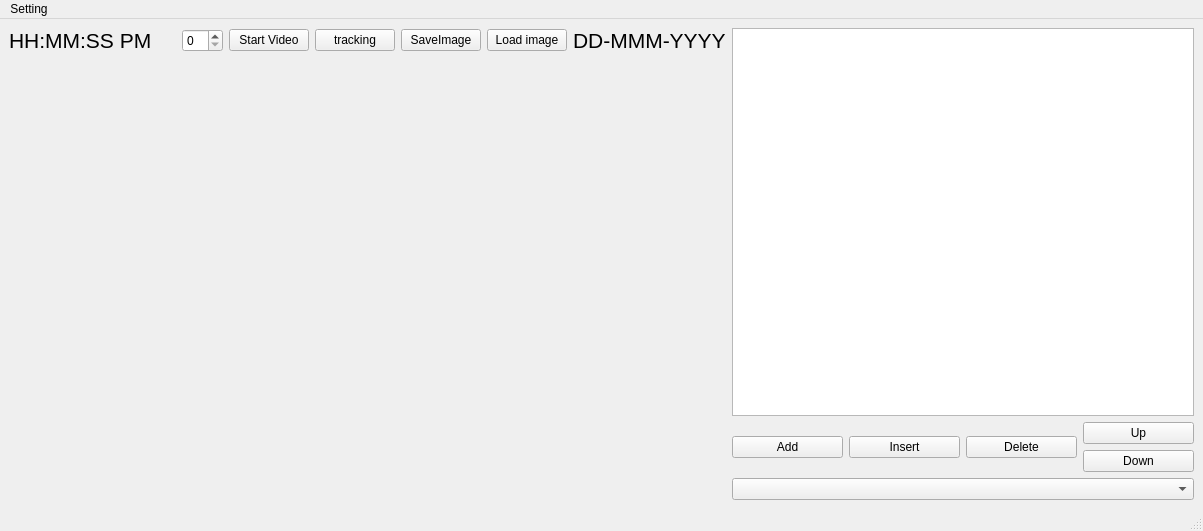
<?xml version="1.0" encoding="UTF-8"?>
<ui version="4.0">
 <class>MainWindow</class>
 <widget class="QMainWindow" name="MainWindow">
  <property name="geometry">
   <rect>
    <x>0</x>
    <y>0</y>
    <width>1203</width>
    <height>531</height>
   </rect>
  </property>
  <property name="windowTitle">
   <string>opencv_pyqt5</string>
  </property>
  <widget class="QWidget" name="centralwidget">
   <layout class="QHBoxLayout" name="horizontalLayout_2">
    <item>
     <layout class="QGridLayout" name="gridLayout_2">
      <item row="0" column="0">
       <layout class="QGridLayout" name="gridLayout">
        <item row="0" column="5">
         <widget class="QPushButton" name="saveImage">
          <property name="text">
           <string>SaveImage</string>
          </property>
         </widget>
        </item>
        <item row="0" column="2">
         <widget class="QSpinBox" name="cameraNumber"/>
        </item>
        <item row="0" column="7">
         <widget class="QLabel" name="currDateLabel">
          <property name="font">
           <font>
            <pointsize>16</pointsize>
           </font>
          </property>
          <property name="text">
           <string>DD-MMM-YYYY</string>
          </property>
         </widget>
        </item>
        <item row="0" column="1">
         <spacer name="horizontalSpacer_2">
          <property name="orientation">
           <enum>Qt::Horizontal</enum>
          </property>
          <property name="sizeHint" stdset="0">
           <size>
            <width>24</width>
            <height>17</height>
           </size>
          </property>
         </spacer>
        </item>
        <item row="0" column="3">
         <widget class="QPushButton" name="startButton">
          <property name="text">
           <string>Start Video</string>
          </property>
          <property name="autoDefault">
           <bool>false</bool>
          </property>
          <property name="default">
           <bool>false</bool>
          </property>
         </widget>
        </item>
        <item row="0" column="4">
         <widget class="QPushButton" name="showBinaryButton">
          <property name="text">
           <string>tracking</string>
          </property>
         </widget>
        </item>
        <item row="0" column="0">
         <widget class="QLabel" name="currTimeLabel">
          <property name="font">
           <font>
            <pointsize>16</pointsize>
           </font>
          </property>
          <property name="text">
           <string>HH:MM:SS PM</string>
          </property>
         </widget>
        </item>
        <item row="0" column="6">
         <widget class="QPushButton" name="load_image_btn">
          <property name="text">
           <string>Load image</string>
          </property>
         </widget>
        </item>
       </layout>
      </item>
      <item row="1" column="0">
       <widget class="QWidget" name="VidFrame" native="true">
        <property name="enabled">
         <bool>true</bool>
        </property>
        <property name="sizePolicy">
         <sizepolicy hsizetype="Fixed" vsizetype="Fixed">
          <horstretch>0</horstretch>
          <verstretch>0</verstretch>
         </sizepolicy>
        </property>
        <property name="minimumSize">
         <size>
          <width>640</width>
          <height>360</height>
         </size>
        </property>
        <property name="maximumSize">
         <size>
          <width>1280</width>
          <height>720</height>
         </size>
        </property>
       </widget>
      </item>
     </layout>
    </item>
    <item>
     <layout class="QVBoxLayout" name="verticalLayout">
      <item>
       <widget class="QListView" name="listView"/>
      </item>
      <item>
       <layout class="QVBoxLayout" name="verticalLayout_2">
        <item>
         <layout class="QHBoxLayout" name="horizontalLayout">
          <item>
           <widget class="QPushButton" name="add_list_view">
            <property name="text">
             <string>Add</string>
            </property>
           </widget>
          </item>
          <item>
           <widget class="QPushButton" name="insert_list_view">
            <property name="text">
             <string>Insert</string>
            </property>
           </widget>
          </item>
          <item>
           <widget class="QPushButton" name="delete_list_view">
            <property name="text">
             <string>Delete</string>
            </property>
           </widget>
          </item>
          <item>
           <layout class="QVBoxLayout" name="verticalLayout_3">
            <item>
             <widget class="QPushButton" name="move_up_btn">
              <property name="text">
               <string>Up</string>
              </property>
             </widget>
            </item>
            <item>
             <widget class="QPushButton" name="move_down_btn">
              <property name="text">
               <string>Down</string>
              </property>
             </widget>
            </item>
           </layout>
          </item>
         </layout>
        </item>
        <item>
         <widget class="QComboBox" name="image_box"/>
        </item>
       </layout>
      </item>
     </layout>
    </item>
   </layout>
   <zorder></zorder>
   <zorder>verticalLayoutWidget</zorder>
  </widget>
  <widget class="QMenuBar" name="menubar">
   <property name="geometry">
    <rect>
     <x>0</x>
     <y>0</y>
     <width>1203</width>
     <height>22</height>
    </rect>
   </property>
   <widget class="QMenu" name="menuCalibation">
    <property name="title">
     <string>Setting</string>
    </property>
    <addaction name="actioncalibation"/>
   </widget>
   <addaction name="menuCalibation"/>
  </widget>
  <widget class="QStatusBar" name="statusbar"/>
  <action name="actioncalibation">
   <property name="text">
    <string>calibation</string>
   </property>
  </action>
 </widget>
 <resources/>
 <connections/>
</ui>
